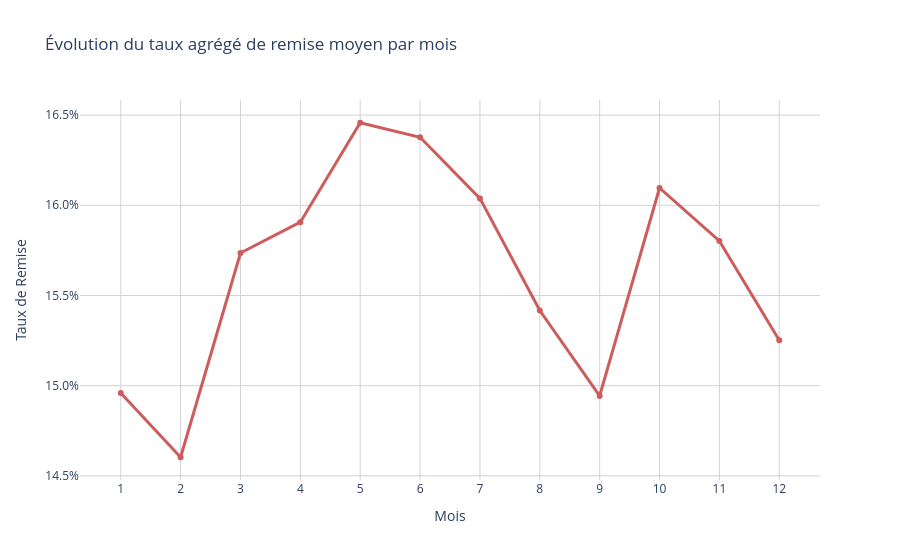

The cell this chart's notebook holds for it:
### Code cell
fig3 = go.Figure()

fig3.add_trace(go.Scatter(x=(df_discount_verif.groupby('Order Month', as_index=False)['Discount'].mean())['Order Month'],
                          y=(df_discount_verif.groupby('Order Month', as_index=False)['Discount'].mean())['Discount'], 
                          mode='lines+markers', name='Remise moyenne', line=dict(color='indianred', width=3)))

fig3.update_layout(
    title='Évolution du taux agrégé de remise moyen par mois',
    xaxis=dict(title='Mois', tickmode='linear', tick0=1, dtick=1),
    yaxis=dict(title='Taux de Remise', tickformat='.1%'),
    plot_bgcolor='white',
    legend=dict(orientation="h", yanchor="bottom", y=1.02, xanchor="right", x=1)
)

fig3.update_xaxes(showgrid=True, gridcolor='LightGray')
fig3.update_yaxes(showgrid=True, gridcolor='LightGray')

fig3.show()

### Figure 1 — Plotly figure (JSON) as saved in the notebook; plotly's stock layout.template omitted (floating-point values rounded to 4 significant figures)
{"data": [{"line": {"color": "indianred", "width": 3}, "mode": "lines+markers", "name": "Remise moyenne", "type": "scatter", "x": [1, 2, 3, 4, 5, 6, 7, 8, 9, 10, 11, 12], "y": [0.1496, 0.146, 0.1574, 0.1591, 0.1646, 0.1638, 0.1604, 0.1542, 0.1494, 0.161, 0.158, 0.1525]}], "layout": {"legend": {"orientation": "h", "x": 1, "xanchor": "right", "y": 1.02, "yanchor": "bottom"}, "plot_bgcolor": "white", "title": {"text": "Évolution du taux agrégé de remise moyen par mois"}, "xaxis": {"dtick": 1, "gridcolor": "LightGray", "showgrid": true, "tick0": 1, "tickmode": "linear", "title": {"text": "Mois"}}, "yaxis": {"gridcolor": "LightGray", "showgrid": true, "tickformat": ".1%", "title": {"text": "Taux de Remise"}}}}
